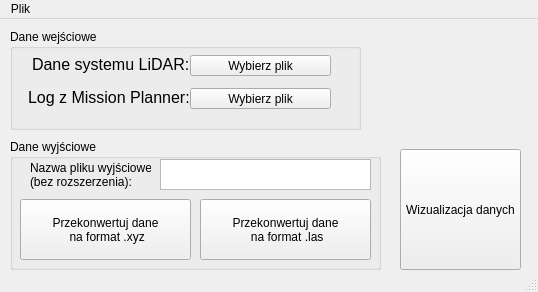
<?xml version="1.0" encoding="UTF-8"?>
<ui version="4.0">
 <class>MainWindow</class>
 <widget class="QMainWindow" name="MainWindow">
  <property name="geometry">
   <rect>
    <x>0</x>
    <y>0</y>
    <width>538</width>
    <height>292</height>
   </rect>
  </property>
  <property name="windowTitle">
   <string>MainWindow</string>
  </property>
  <widget class="QWidget" name="centralwidget">
   <widget class="QPushButton" name="visualizeButton">
    <property name="geometry">
     <rect>
      <x>400</x>
      <y>130</y>
      <width>121</width>
      <height>121</height>
     </rect>
    </property>
    <property name="text">
     <string>Wizualizacja danych</string>
    </property>
   </widget>
   <widget class="QGroupBox" name="groupBox">
    <property name="geometry">
     <rect>
      <x>10</x>
      <y>10</y>
      <width>351</width>
      <height>101</height>
     </rect>
    </property>
    <property name="title">
     <string>Dane wejściowe</string>
    </property>
    <widget class="QPushButton" name="gpsButton">
     <property name="geometry">
      <rect>
       <x>180</x>
       <y>59</y>
       <width>141</width>
       <height>21</height>
      </rect>
     </property>
     <property name="text">
      <string>Wybierz plik</string>
     </property>
    </widget>
    <widget class="QPushButton" name="lidarButton">
     <property name="geometry">
      <rect>
       <x>180</x>
       <y>26</y>
       <width>141</width>
       <height>21</height>
      </rect>
     </property>
     <property name="text">
      <string>Wybierz plik</string>
     </property>
    </widget>
    <widget class="QLabel" name="lidarLabel">
     <property name="geometry">
      <rect>
       <x>22</x>
       <y>20</y>
       <width>161</width>
       <height>31</height>
      </rect>
     </property>
     <property name="font">
      <font>
       <pointsize>12</pointsize>
      </font>
     </property>
     <property name="text">
      <string>Dane systemu LiDAR:</string>
     </property>
    </widget>
    <widget class="QLabel" name="gpsLabel">
     <property name="geometry">
      <rect>
       <x>18</x>
       <y>58</y>
       <width>161</width>
       <height>20</height>
      </rect>
     </property>
     <property name="font">
      <font>
       <pointsize>12</pointsize>
      </font>
     </property>
     <property name="text">
      <string>Log z Mission Planner:</string>
     </property>
    </widget>
   </widget>
   <widget class="QGroupBox" name="groupBox_2">
    <property name="geometry">
     <rect>
      <x>10</x>
      <y>120</y>
      <width>371</width>
      <height>131</height>
     </rect>
    </property>
    <property name="title">
     <string>Dane wyjściowe</string>
    </property>
    <widget class="QLabel" name="nameOfFileLabel">
     <property name="geometry">
      <rect>
       <x>20</x>
       <y>20</y>
       <width>121</width>
       <height>31</height>
      </rect>
     </property>
     <property name="text">
      <string>Nazwa pliku wyjściowego 
(bez rozszerzenia):</string>
     </property>
    </widget>
    <widget class="QPushButton" name="xyzButton">
     <property name="geometry">
      <rect>
       <x>10</x>
       <y>60</y>
       <width>171</width>
       <height>61</height>
      </rect>
     </property>
     <property name="text">
      <string>Przekonwertuj dane 
 na format .xyz</string>
     </property>
    </widget>
    <widget class="QPushButton" name="lasButton">
     <property name="geometry">
      <rect>
       <x>190</x>
       <y>60</y>
       <width>171</width>
       <height>61</height>
      </rect>
     </property>
     <property name="text">
      <string>Przekonwertuj dane 
 na format .las</string>
     </property>
    </widget>
    <widget class="QTextEdit" name="nameOfFileTextEdit">
     <property name="geometry">
      <rect>
       <x>150</x>
       <y>20</y>
       <width>211</width>
       <height>31</height>
      </rect>
     </property>
    </widget>
   </widget>
   <zorder>groupBox_2</zorder>
   <zorder>groupBox</zorder>
   <zorder>visualizeButton</zorder>
  </widget>
  <widget class="QMenuBar" name="menubar">
   <property name="geometry">
    <rect>
     <x>0</x>
     <y>0</y>
     <width>538</width>
     <height>21</height>
    </rect>
   </property>
   <widget class="QMenu" name="menuFile">
    <property name="title">
     <string>Plik</string>
    </property>
    <addaction name="actionWyjd_z_programu"/>
   </widget>
   <addaction name="menuFile"/>
  </widget>
  <widget class="QStatusBar" name="statusbar"/>
  <action name="actionWyjd_z_programu">
   <property name="text">
    <string>Wyjdź z programu</string>
   </property>
  </action>
 </widget>
 <resources/>
 <connections/>
</ui>
